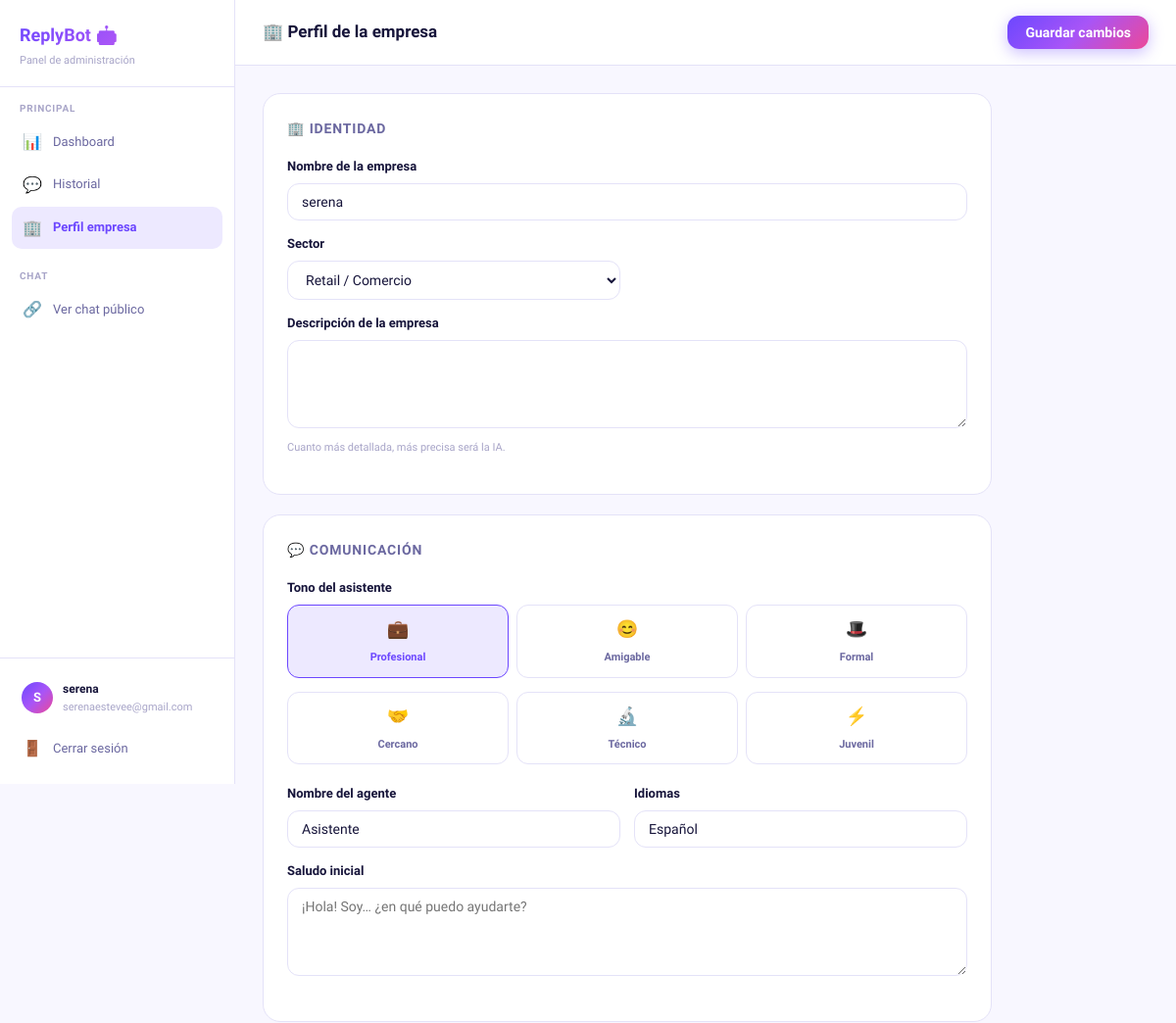
The app's page /perfil (signed in, upper part), older data.
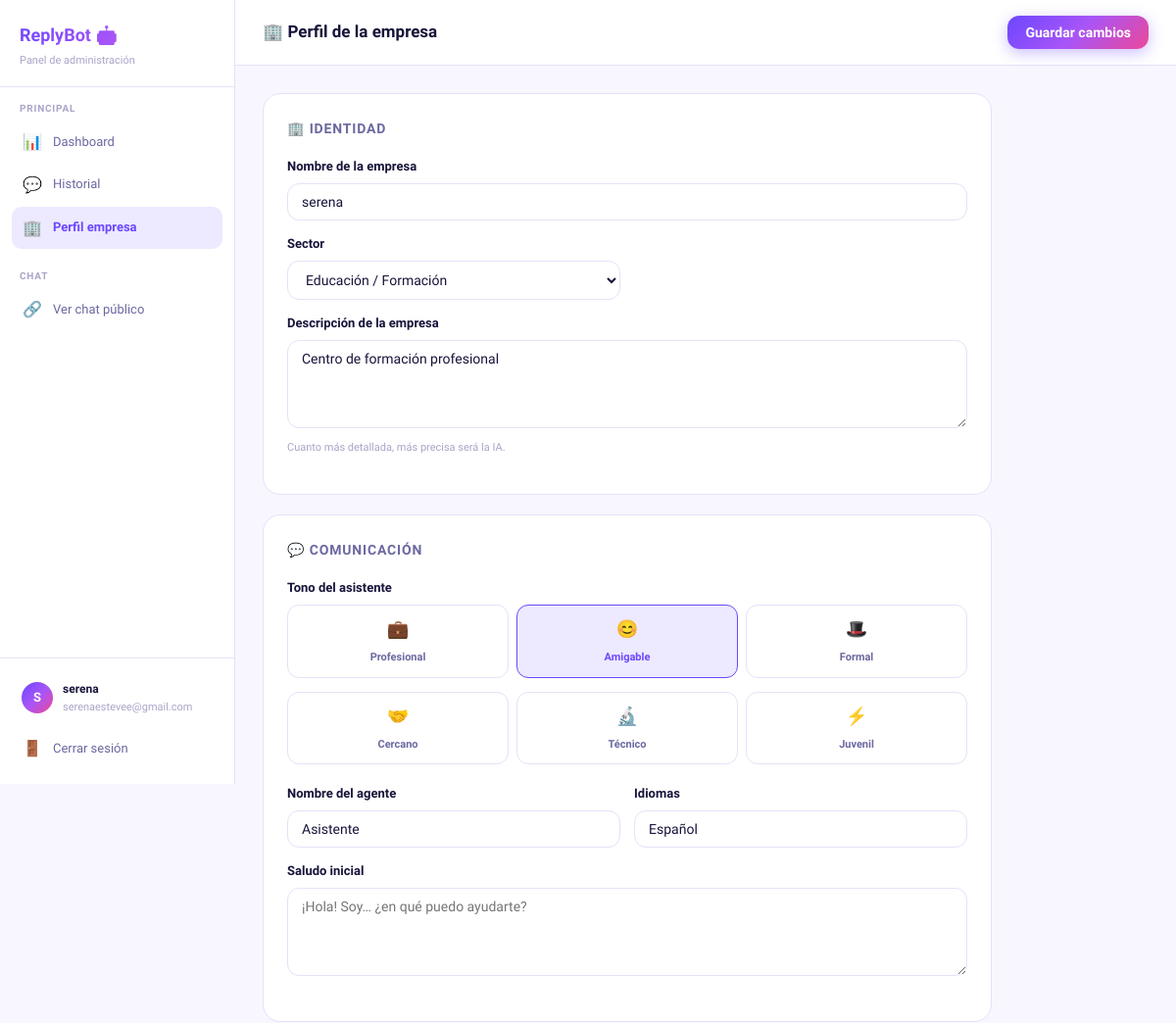
The same page, newer data.
### tables this page shows
CREATE TABLE empresas (
                id INTEGER PRIMARY KEY AUTOINCREMENT,
                -- Cuenta
                email TEXT UNIQUE NOT NULL,
                password_hash TEXT NOT NULL,
                -- Paso 1: Identidad
                nombre TEXT NOT NULL,
                sector TEXT,
                descripcion TEXT,
                -- Paso 2: Comunicación
                tono TEXT DEFAULT 'profesional',
                idiomas TEXT DEFAULT 'Español',
                nombre_agente TEXT DEFAULT 'Asistente',
                saludo_inicial TEXT,
                -- Paso 3: Operativa
                horario TEXT,
                zonas_servicio TEXT,
                tiempo_respuesta TEXT,
                -- Paso 4: Productos/Servicios
                productos TEXT,
                precios_info TEXT,
                -- Paso 5: Políticas
                politica_devolucion TEXT,
                politica_envio TEXT,
                garantias TEXT,
                -- Paso 6: Contacto
                email_contacto TEXT,
                telefono TEXT,
                web TEXT,
                direccion TEXT,
                -- Meta
                onboarding_completo INTEGER DEFAULT 0,
                creada_en TIMESTAMP DEFAULT CURRENT_TIMESTAMP
            );

### app.py (the view, shortened to what this page needs)
@app.route("/perfil", methods=["GET", "POST"])
@login_required
def perfil():
    empresa = get_empresa()
    guardado = False
    return render_template("perfil.html", empresa=empresa, guardado=guardado)

### app.py (called while the page is built)
def get_db():
    conn = sqlite3.connect(DB)
    conn.row_factory = sqlite3.Row
    conn.execute("PRAGMA foreign_keys = ON")
    return conn

def login_required(f):
    @wraps(f)
    def decorated(*args, **kwargs):
        if not session.get("empresa_id"):
            return redirect(url_for("login"))
        return f(*args, **kwargs)
    return decorated

def get_empresa():
    with get_db() as db:
        return db.execute("SELECT * FROM empresas WHERE id=?", (session["empresa_id"],)).fetchone()

### templates/perfil.html (shortened to what this page needs)
{% extends "base.html" %}
{% block body %}
<div class="layout">
  <aside class="sidebar">
    <div class="sidebar-logo"><h1>ReplyBot 🤖</h1><p>Panel de administración</p></div>
    <div class="sidebar-section">
      <div class="sidebar-section-label">Principal</div>
      <a class="nav-link" href="/dashboard"><span class="nav-icon">📊</span> Dashboard</a>
      <a class="nav-link" href="/historial"><span class="nav-icon">💬</span> Historial</a>
      <a class="nav-link active" href="/perfil"><span class="nav-icon">🏢</span> Perfil empresa</a>
    </div>
    <div class="sidebar-section">
      <div class="sidebar-section-label">Chat</div>
      <a class="nav-link" href="/chat/{{ empresa.id }}" target="_blank"><span class="nav-icon">🔗</span> Ver chat público</a>
    </div>
    <div class="sidebar-footer">
      <div class="user-pill">
        <div class="user-av">{{ empresa.nombre[0].upper() }}</div>
        <div class="user-info"><h4>{{ empresa.nombre[:20] }}</h4><p>{{ empresa.email[:24] }}</p></div>
      </div>
      <a href="/logout" class="nav-link" style="margin-top:4px"><span class="nav-icon">🚪</span> Cerrar sesión</a>
    </div>
  </aside>
  <main class="main">
    <div class="topbar">
      <h2>🏢 Perfil de la empresa</h2>
      <button form="form-perfil" type="submit" class="btn btn-primary">Guardar cambios</button>
    </div>
    <div class="content">
      <form method="POST" id="form-perfil">
        <div class="section-card">
          <div class="section-title">🏢 Identidad</div>
          <div class="form-group"><label>Nombre de la empresa</label><input type="text" name="nombre" value="{{ empresa.nombre or '' }}" required></div>
          <div class="form-row">
            <div class="form-group"><label>Sector</label>
              <select name="sector">
                {% for s in ["Retail / Comercio","Mayorista / Distribución","Hostelería / Restauración","Salud y bienestar","Tecnología / Software","Servicios profesionales","Construcción / Reformas","Educación / Formación","Logística / Transporte","Fabricación / Industria","Inmobiliaria","Turismo / Viajes","Alimentación","Moda / Textil","Otro"] %}
                <option value="{{ s }}" {% if empresa.sector==s %}selected{% endif %}>{{ s }}</option>
                {% endfor %}
              </select>
            </div>
          </div>
          <div class="form-group"><label>Descripción de la empresa</label><textarea name="descripcion" rows="4">{{ empresa.descripcion or '' }}</textarea><div class="hint">Cuanto más detallada, más precisa será la IA.</div></div>
        </div>
        <div class="section-card">
          <div class="section-title">💬 Comunicación</div>
          <div class="form-group"><label>Tono del asistente</label>
            <div class="tono-grid">
              {% for t in [("profesional","💼","Profesional"),("amigable","😊","Amigable"),("formal","🎩","Formal"),("cercano","🤝","Cercano"),("tecnico","🔬","Técnico"),("juvenil","⚡","Juvenil")] %}
              <div class="tono-opt"><label class="tono-label" for="t{{ t[0] }}"><span class="tono-icon">{{ t[1] }}</span><span class="tono-name">{{ t[2] }}</span></label></div>
              {% endfor %}
            </div>
          </div>
          <div class="form-row">
            <div class="form-group"><label>Nombre del agente</label><input type="text" name="nombre_agente" value="{{ empresa.nombre_agente or '' }}" placeholder="Asistente"></div>
            <div class="form-group"><label>Idiomas</label><input type="text" name="idiomas" value="{{ empresa.idiomas or '' }}" placeholder="Español, English…"></div>
          </div>
          <div class="form-group"><label>Saludo inicial</label><textarea name="saludo_inicial" rows="2" placeholder="¡Hola! Soy… ¿en qué puedo ayudarte?">{{ empresa.saludo_inicial or '' }}</textarea></div>
        </div>
      </form>
    </div>
  </main>
</div>
{% endblock %}

Row changes from the older to the newer data that the page shows:
changed empresas "serena": sector "Retail / Comercio" → "Educación / Formación"; descripcion (not shown) → "Centro de formación profesional"
